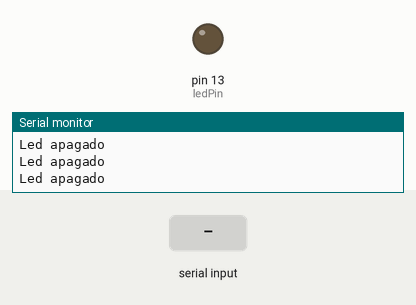
Bench run of a program on a simulated Arduino Uno, built with avr-gcc and run on an emulated ATmega328P. Parts: output pins drawn as LEDs (lit = HIGH), the last lines printed to the serial monitor. Dashed ring = blinking. Inputs (shaded band) come from the test bench.

Above: at 1.2 s.
1.3 s: byte 4 (4) received over Serial
At 2.7 s:
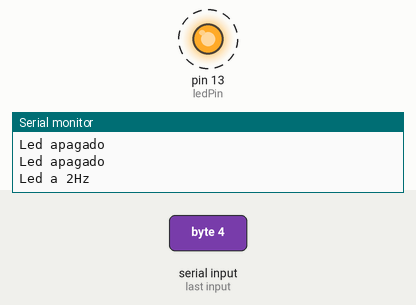
4.3 s: "1" received over Serial
At 4.8 s:
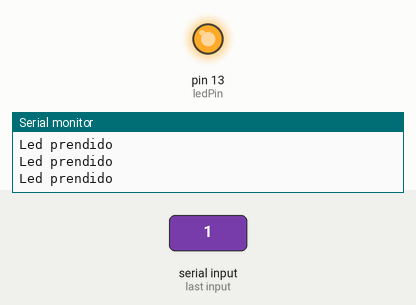
6.2 s: byte 2 (2) received over Serial
At 8.9 s:
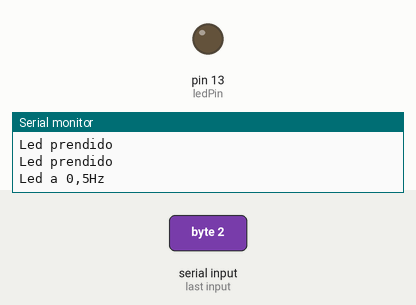
9.2 s: byte 1 (1) received over Serial
12.2 s: byte 5 (5) received over Serial
At 14.1 s:
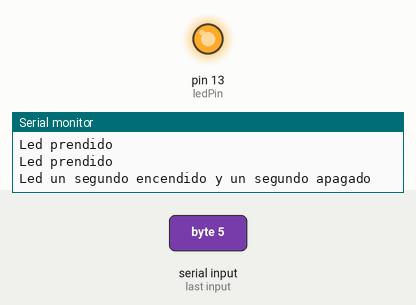
15.2 s: byte 0 (0) received over Serial
At 15.5 s:
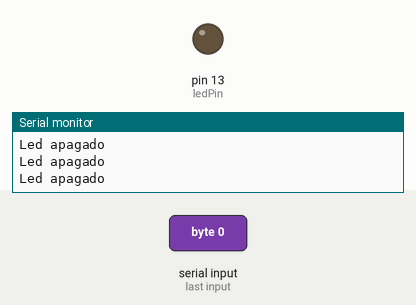
Timing chart, 0 to 18.2 s (numbered marks = the images above; inputs shaded):
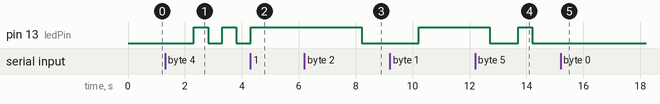

Measured:
- after the input at 1.3 s, pin 13 (ledPin): alternates HIGH for 0.50 s and LOW for 0.50 s, starting after 1.0 s
- after the input at 4.3 s, pin 13 (ledPin): goes on until 4.3 s, then stays HIGH
- after the input at 6.2 s, pin 13 (ledPin): HIGH → LOW after 2.0 s
- after the input at 12.2 s, pin 13 (ledPin): HIGH → LOW after 0.51 s, → HIGH 1.0 s later, → LOW 0.50 s later
- after the input at 15.2 s, pin 13 (ledPin): stops changing and stays LOW

The program:

main.cpp
```cpp
/************************************************************************/
//ACTIVIDAD 4/
/* Primer inciso, sin serial, tan solamente utilizando las funciones de alto nivel
#include <avr/io.h>
#include <util/delay.h>
#include "Arduino.h"

// Variables:
// constants won't change. They're used here to
// set pin numbers:
const int buttonPin = 2;     // the number of the pushbutton pin
const int ledPin =  13;      // the number of the LED pin

int buttonState;       // the current reading from the input pin
int lastButtonState = 0;   // the previous reading from the input pin
const int debounceDelay = 50;    // the debounce time; increase if the output flickers
int estadoActual = 6;

void setup() {


	// initialize the LED pin as an output:
	pinMode(ledPin, OUTPUT);
	// initialize the pushbutton pin as an input:
	pinMode(buttonPin, INPUT);
}

void loop(){
	//Leer el estado del pulsador
	buttonState =  digitalRead(buttonPin);

	//Si cambió el estado del pulsador...
	if (buttonState != lastButtonState)
	{
		//Se espera un tiempo para evitar leer el ruido del rebote del pulsador
		delay(debounceDelay);

		//Se vuelve a leer el estado del pulsador
		buttonState =  digitalRead(buttonPin);

		//Si el cambio se mantiene, se interpreta como evento de keydown/keyup válido
		if (buttonState != lastButtonState)
		{
			//El pulso es válido, se implementa la lógica del sistema

			//Si no está presionado el pulsador (se detectó un keyup)...
			if (!buttonState)
			{
				switch(estadoActual){
					//aqui entro para cambiar de un estado a otro
					case 1:
					case 2:
					case 3:
					case 4:
					estadoActual++;
					break;
					case 5:{
						//medio segundo encendido y un segundo apagado
						//debo apagar el led
						digitalWrite(ledPin, LOW);
						estadoActual++;
					}break;

					case 6:{
						//apagado
						//debo prender el led
						estadoActual=1;
						digitalWrite(ledPin, HIGH);
					}break;
				}
			}
			//Si hubo cambios válidos actualizo el valor de lectura anterior
			lastButtonState = buttonState;
		}
	}
	else{
		//lastButtonState es igual a buttonState (no cambiaron)
		switch(estadoActual){
			case 2:{
				//titilando a 0.5Hz, 2 segundos
				delay(2000);
				digitalWrite(ledPin, LOW); //Apaga el Led
				delay(2000);
				digitalWrite(ledPin, HIGH);	//Enciende el Led
			}break;
			case 3:{
				//titilando a 1Hz, 1 segundo
				delay(1000);
				digitalWrite(ledPin, LOW);  //Apaga el Led
				delay(1000);
				digitalWrite(ledPin, HIGH);	//Enciende el Led
			}break;
			case 4:{
				//titilando a 2Hz, 0.5 segundos
				delay(500);
				digitalWrite(ledPin, LOW);  //Apaga el Led
				delay(500);
				digitalWrite(ledPin, HIGH);	//Enciende el Led
			}break;
			case 5:{
				//medio segundo encendido y un segundo apagado
				delay(500);
				digitalWrite(ledPin, LOW);  //Apaga el Led
				delay(1000);
				digitalWrite(ledPin, HIGH);	//Enciende el Led
			}break;
		}
	}
}
*/

/************************************************************************/

/*
//ACTIVIDAD 4 con Serial utilizando el pulsador
#include <avr/io.h>
#include <util/delay.h>
#include "Arduino.h"

// Variables:
// constants won't change. They're used here to
// set pin numbers:
const int buttonPin = 2;     // the number of the pushbutton pin
const int ledPin =  13;      // the number of the LED pin

int buttonState;       // the current reading from the input pin
int lastButtonState = 0;   // the previous reading from the input pin
const int debounceDelay = 50;    // the debounce time; increase if the output flickers
int estadoActual = 6;

void setup() {

	Serial.begin(9600);
	// initialize the LED pin as an output:
	pinMode(ledPin, OUTPUT);
	// initialize the pushbutton pin as an input:
	pinMode(buttonPin, INPUT);
}

void loop(){
	//Leer el estado del pulsador
	buttonState =   digitalRead(buttonPin);

	//Si cambió el estado del pulsador...
	if (buttonState != lastButtonState)
	{
		//Se espera un tiempo para evitar leer el ruido del rebote del pulsador
		delay(debounceDelay);

		//Se vuelve a leer el estado del pulsador
		buttonState =   digitalRead(buttonPin);

		//Si el cambio se mantiene, se interpreta como evento de keydown/keyup válido
		if (buttonState != lastButtonState)
		{
			//El pulso es válido, se implementa la lógica del sistema

			//Si no está presionado el pulsador (se detectó un keyup)...
			if (!buttonState)
			{
				switch(estadoActual){
					//aqui entro para cambiar de un estado a otro
					case 1:
					case 2:
					case 3:
					case 4:
					estadoActual++;
					break;
					case 5:{
						//medio segundo encendido y un segundo apagado
						//debo apagar el led
						Serial.println("Led apagado");
						digitalWrite(ledPin, LOW);
						estadoActual++;
					}break;

					case 6:{
						//apagado
						//debo prender el led
						estadoActual=1;
						Serial.println("Led prendido");
						digitalWrite(ledPin, HIGH);
					}break;
				}
			}
			//Si hubo cambios válidos actualizo el valor de lectura anterior
			lastButtonState = buttonState;
		}
	}
	else{
		//lastButtonState es igual a buttonState (no cambiaron)
		switch(estadoActual){
			case 2:{
				//titilando a 0.5Hz, 2 segundos
				delay(2000);
				Serial.println("Led a 0,5Hz");
				digitalWrite(ledPin, LOW); //Apaga el Led
				delay(2000);
				digitalWrite(ledPin, HIGH);	//Enciende el Led
			}break;
			case 3:{
				//titilando a 1Hz, 1 segundo
				delay(1000);
				Serial.println("Led a 1Hz");
				digitalWrite(ledPin, LOW);  //Apaga el Led
				delay(1000);
				digitalWrite(ledPin, HIGH);	//Enciende el Led
			}break;
			case 4:{
				//titilando a 2Hz, 0.5 segundos
				delay(500);
				Serial.println("Led a 2Hz");
				digitalWrite(ledPin, LOW);  //Apaga el Led
				delay(500);
				digitalWrite(ledPin, HIGH);	//Enciende el Led
			}break;
			case 5:{
				//medio segundo encendido y un segundo apagado
				delay(500);
				Serial.println("Led un segundo encendido y un segundo apagado");
				digitalWrite(ledPin, LOW);  //Apaga el Led
				delay(1000);
				digitalWrite(ledPin, HIGH);	//Enciende el Led
			}break;
		}
	}
}
*/
//ACTIVDAD 4 Con serial, utilizando entrada serial desde el teclado
#include <avr/io.h>
#include <util/delay.h>
#include "Arduino.h"

// Variables:
// constants won't change. They're used here to
// set pin numbers:
const int buttonPin = 2;     // the number of the pushbutton pin
const int ledPin =  13;      // the number of the LED pin


const int debounceDelay = 50;    // the debounce time; increase if the output flickers
int estadoActual = 0;
int entrada = 1;
void setup() {

	Serial.begin(9600);
	// initialize the LED pin as an output:
	pinMode(ledPin, OUTPUT);
	// initialize the pushbutton pin as an input:
	pinMode(buttonPin, INPUT);
}
void modo(int estadoActual){
	switch(estadoActual){
		case 0:{
			Serial.println("Led apagado");
			digitalWrite(ledPin, LOW);

		}break;
		case 1:{
			Serial.println("Led prendido");
			digitalWrite(ledPin, HIGH);

		}break;
		case 2:{	//titilando a 0.5Hz, 2 segundos
			delay(2000);
			Serial.println("Led a 0,5Hz");
			digitalWrite(ledPin, LOW); //Apaga el Led
			delay(2000);
			digitalWrite(ledPin, HIGH);	//Enciende el Led

		}break;
		case 3:{
			//titilando a 1Hz, 1 segundo
			delay(1000);
			Serial.println("Led a 1Hz");
			digitalWrite(ledPin, LOW);  //Apaga el Led
			delay(1000);
			digitalWrite(ledPin, HIGH);	//Enciende el Led

		}
		break;
		case 4:{
			//titilando a 2Hz, 0.5 segundos
			delay(500);
			Serial.println("Led a 2Hz");
			digitalWrite(ledPin, LOW);  //Apaga el Led
			delay(500);
			digitalWrite(ledPin, HIGH);	//Enciende el Led

		}break;
		case 5: {
			//medio segundo encendido y un segundo apagado
			delay(500);
			Serial.println("Led un segundo encendido y un segundo apagado");
			digitalWrite(ledPin, LOW);  //Apaga el Led
			delay(1000);
			digitalWrite(ledPin, HIGH);	//Enciende el Led

		}
		break;

	}

}

void loop(){
	//Leer el estado del pulsador
	entrada = Serial.read();
	entrada = entrada % 6;
	if(entrada== 1 ||entrada== 2 || entrada== 3 || entrada== 4 || entrada== 5 || entrada== 0 ){
		estadoActual=entrada;
	}
	modo(estadoActual);

	}


/************************************************************************/
```
